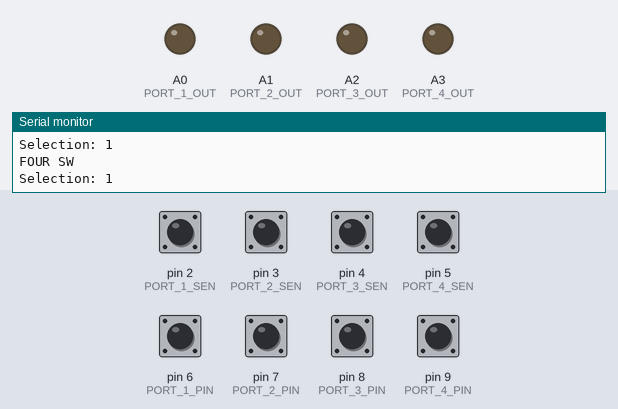
Simulated run of this sketch. Board: Arduino Uno, built with avr-gcc and run on an emulated ATmega328P. On the bench: output pins drawn as LEDs (lit = HIGH), the last lines printed to the serial monitor. The test bench sets the inputs (shaded band); at power-on: pin 2 (PORT_1_SEN), pin 3 (PORT_2_SEN), pin 4 (PORT_3_SEN), pin 5 (PORT_4_SEN), pin 6 (PORT_1_PIN), pin 7 (PORT_2_PIN), pin 8 (PORT_3_PIN), pin 9 (PORT_4_PIN) HIGH.

Above: at 1.2 s.
1.3 s: pin 6 (PORT_1_PIN) pulled LOW for 0.15 s
At 1.57 s:
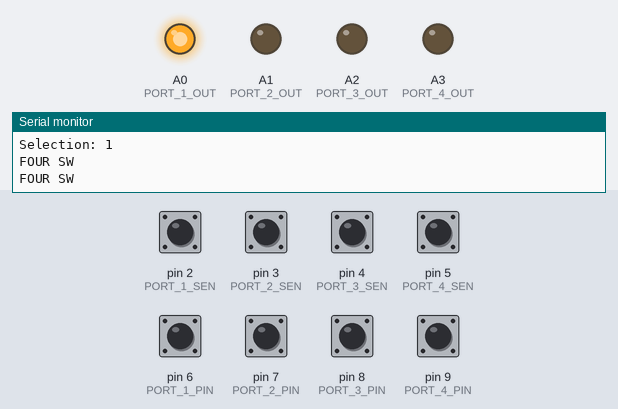
3.1 s: pin 7 (PORT_2_PIN) pulled LOW for 0.15 s
At 3.36 s:
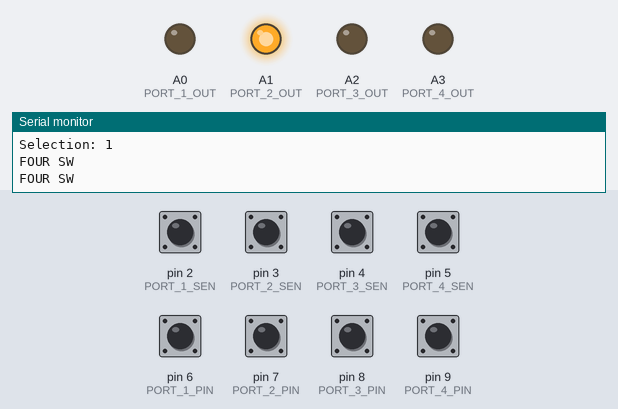
4.9 s: pin 8 (PORT_3_PIN) pulled LOW for 0.15 s
At 5.18 s:
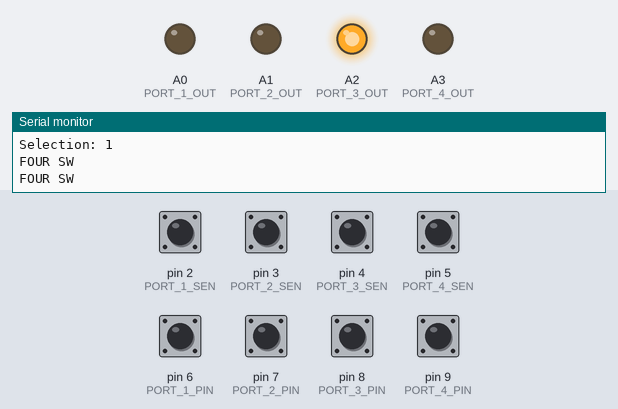
6.7 s: pin 9 (PORT_4_PIN) pulled LOW for 0.15 s
At 6.97 s:
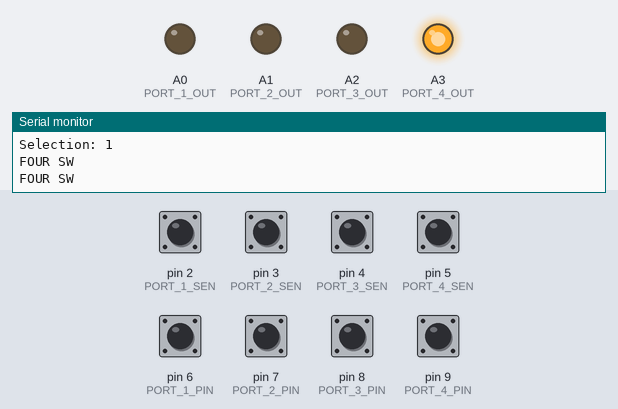
Timing chart, 0 to 9.7 s (numbered marks = the images above; inputs shaded):
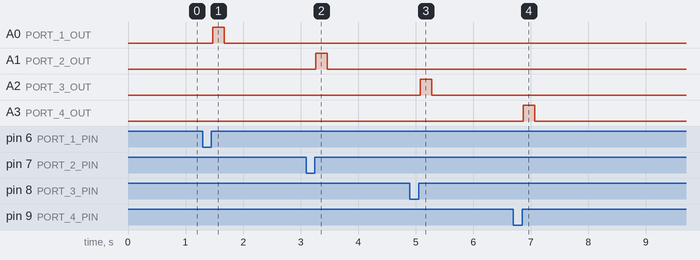

The sketch:

Bed_Controls.ino
```cpp
#include "Button.h"

//Input pins for buttons
#define PORT_1_PIN 6
#define PORT_2_PIN 7
#define PORT_3_PIN 8
#define PORT_4_PIN 9

//Sensing pins for ports
#define PORT_1_SEN 2
#define PORT_2_SEN 3
#define PORT_3_SEN 4
#define PORT_4_SEN 5

//Output pins for buttons
#define PORT_1_OUT A0
#define PORT_2_OUT A1
#define PORT_3_OUT A2
#define PORT_4_OUT A3

#define LED_PIN 10

//Mode indexes
#define ONE_SW 1
#define TWO_SW 2
#define FOUR_SW 3

//How long until a button is considered being held down
#define HOLD_TIME 1000

//How long should the relay be active for a short press
#define PRESS_DELAY 200

//Bed Controller Button Modes
#define FEET_UP 1
#define FEET_DOWN 2
#define HEAD_UP 3
#define HEAD_DOWN 4

#define MAX_FUNCS 4

int mode = 0;
int selection = 1;

//Functions for a hold for the buttons
void oneSWHold(void);
void twoSWHold(void);
void fourSWHold(void);

void unknown(void);
void changed(void);

//Functions for a short press for the buttons
void button1Pressed(void);
void button2Pressed(void);
void button3Pressed(void);
void button4Pressed(void);

void changeSelection(void);
int getOutPin(void);

Button b1 = Button(PORT_1_PIN, button1Pressed, HOLD_TIME);
Button b2 = Button(PORT_2_PIN, button2Pressed, HOLD_TIME);
Button b3 = Button(PORT_3_PIN, button3Pressed, HOLD_TIME);
Button b4 = Button(PORT_4_PIN, button4Pressed, HOLD_TIME);

void setup()
{
  pinMode(PORT_1_PIN, INPUT_PULLUP);
  pinMode(PORT_2_PIN, INPUT_PULLUP);
  pinMode(PORT_3_PIN, INPUT_PULLUP);
  pinMode(PORT_4_PIN, INPUT_PULLUP);
  pinMode(PORT_1_SEN, INPUT_PULLUP);
  pinMode(PORT_2_SEN, INPUT_PULLUP);
  pinMode(PORT_3_SEN, INPUT_PULLUP);
  pinMode(PORT_4_SEN, INPUT_PULLUP);
  pinMode(PORT_1_OUT, OUTPUT);
  pinMode(PORT_2_OUT, OUTPUT);
  pinMode(PORT_3_OUT, OUTPUT);
  pinMode(PORT_4_OUT, OUTPUT);

  mode = getMode();

  Serial.begin(9600);
}

void loop()
{
  char str[100] = "";
  sprintf(str, "Selection: %d", selection);
  Serial.println(str);
  if (getMode() != mode)
  {
    Serial.println("MODE CHANGED!");
    changed();
  }
  else
  {
    if (mode == ONE_SW)
    {
      Serial.println("ONE SW");
      b1.checkForPress();
      oneSWHold();
    }
    else if (mode == TWO_SW)
    {
      Serial.println("TWO SW");
      b1.checkForPress();
      b2.checkForPress();
      twoSWHold();
    }
    else if (mode == FOUR_SW)
    {
      Serial.println("FOUR SW");
      b1.checkForPress();
      b2.checkForPress();
      b3.checkForPress();
      b4.checkForPress();
      fourSWHold();
    }
    else
    {
      Serial.println("UNKNOWN MODE");
      unknown();
    }
  }
}

int getMode(void)
{

  if (digitalRead(PORT_1_SEN) == HIGH && digitalRead(PORT_2_SEN) == LOW && digitalRead(PORT_3_SEN) == LOW && digitalRead(PORT_4_SEN) == LOW)
  {
    return ONE_SW;
  }

  if (digitalRead(PORT_1_SEN) == HIGH && digitalRead(PORT_2_SEN) == HIGH && digitalRead(PORT_3_SEN) == LOW && digitalRead(PORT_4_SEN) == LOW)
  {
    return TWO_SW;
  }

  if (digitalRead(PORT_1_SEN) == HIGH && digitalRead(PORT_2_SEN) == HIGH && digitalRead(PORT_3_SEN) == HIGH && digitalRead(PORT_4_SEN) == HIGH)
  {
    return FOUR_SW;
  }

  return 0;
}

void oneSWHold(void)
{
  //Check for long hold on the button
  if (b1.checkForHold())
  {
    int pin =  getOutPin();
    digitalWrite(pin, HIGH);
  }
  else
  {
    int pin = getOutPin();
    digitalWrite(pin, LOW);
  }
}

void twoSWHold(void)
{

  //Check our activation button is being held
  if (b2.checkForHold() && !b1.checkForHold())
  {
    int pin = getOutPin();
    digitalWrite(pin, HIGH);
  }
  else
  {
    int pin =  getOutPin();
    digitalWrite(pin, LOW);
  }

}

void fourSWHold(void)
{

  //Check if our button is being held and its paired control button isn't being held then write a HIGH to the relay otherwise write a LOW
  if (b1.checkForHold() && !b2.checkForHold())
  {
    digitalWrite(PORT_1_OUT, HIGH);
  }
  else
  {
    digitalWrite(PORT_1_OUT, LOW);
  }

  if (b2.checkForHold() && !b1.checkForHold())
  {
    digitalWrite(PORT_2_OUT, HIGH);
  }
  else
  {
    digitalWrite(PORT_2_OUT, LOW);
  }

  if (b3.checkForHold() && !b4.checkForHold())
  {
    digitalWrite(PORT_3_OUT, HIGH);
  }
  else
  {
    digitalWrite(PORT_3_OUT, LOW);
  }

  if (b4.checkForHold() && !b3.checkForHold())
  {
    digitalWrite(PORT_4_OUT, HIGH);
  }
  else
  {
    digitalWrite(PORT_4_OUT, LOW);
  }

}

void unknown(void)
{
  changed();
}

void changed(void)
{
  digitalWrite(PORT_1_OUT, LOW);
  digitalWrite(PORT_2_OUT, LOW);
  digitalWrite(PORT_3_OUT, LOW);
  digitalWrite(PORT_4_OUT, LOW);

  //Update our rise time so it resets our hold timer. i.e. virtually acting if the action button was released
  b1.updateRiseTime();
  b2.updateRiseTime();
  b3.updateRiseTime();
  b4.updateRiseTime();
}

void button1Pressed(void)
{
  if (getMode() != mode)
  {
    Serial.println("MODE CHANGED!");
    changed();
  }
  else
  {
    if (mode == ONE_SW) //Button 1 is selector button
    {
      Serial.println("ONE SW");
      changeSelection();
    }
    else if (mode == TWO_SW)
    {
      Serial.println("TWO SW");
      changeSelection();
    }
    else if (mode == FOUR_SW) //Button 1 is now activation for pin 1
    {
      Serial.println("FOUR SW");
      digitalWrite(PORT_1_OUT, HIGH);
      delay(PRESS_DELAY);
      digitalWrite(PORT_1_OUT, LOW);
    }
    else
    {
      Serial.println("UNKNOWN MODE");
      unknown();
    }
  }
}

void button2Pressed(void)
{
  if (getMode() != mode)
  {
    Serial.println("MODE CHANGED!");
    changed();
  }
  else
  {
    if (mode == ONE_SW)
    {
      Serial.println("ONE SW");
    }
    else if (mode == TWO_SW) //Button 2 is our activation button in this scenario
    {
      Serial.println("TWO SW");
      int pin =  getOutPin();
      digitalWrite(pin, HIGH);
      delay(PRESS_DELAY);
      digitalWrite(pin, LOW);
    }
    else if (mode == FOUR_SW)
    {
      Serial.println("FOUR SW");
      digitalWrite(PORT_2_OUT, HIGH);
      delay(PRESS_DELAY);
      digitalWrite(PORT_2_OUT, LOW);
    }
    else
    {
      Serial.println("UNKNOWN MODE");
      unknown();
    }
  }
}

void button3Pressed(void)
{
  if (getMode() != mode)
  {
    Serial.println("MODE CHANGED!");
    changed();
  }
  else
  {
    if (mode == ONE_SW) //Does not exist in this scenario
    {
      Serial.println("ONE SW");
    }
    else if (mode == TWO_SW)
    {
      Serial.println("TWO SW");
    }
    else if (mode == FOUR_SW)
    {
      Serial.println("FOUR SW");
      digitalWrite(PORT_3_OUT, HIGH);
      delay(PRESS_DELAY);
      digitalWrite(PORT_3_OUT, LOW);
    }
    else
    {
      Serial.println("UNKNOWN MODE");
      unknown();
    }
  }
}

void button4Pressed(void)
{
  if (getMode() != mode)
  {
    Serial.println("MODE CHANGED!");
    changed();
  }
  else
  {
    if (mode == ONE_SW) //Does not exist in this scenario
    {
      Serial.println("ONE SW");
    }
    else if (mode == TWO_SW)
    {
      Serial.println("TWO SW");
    }
    else if (mode == FOUR_SW)
    {
      Serial.println("FOUR SW");
      digitalWrite(PORT_4_OUT, HIGH);
      delay(PRESS_DELAY);
      digitalWrite(PORT_4_OUT, LOW);
    }
    else
    {
      Serial.println("UNKNOWN MODE");
      unknown();
    }
  }
}

void changeSelection(void)
{
  if (selection == MAX_FUNCS )
  {
    selection = 1;
  }
  else
  {
    selection++;
  }

  //As this method can be called from an interrupt we want to set all the pins to LOW incase the person changes selection while holding a button down
  changed();
}

int getOutPin(void)
{
  switch (selection)
  {
    case 1:
      return PORT_1_OUT;
      break;

    case 2:
      return PORT_2_OUT;
      break;
    case 3:
      return PORT_3_OUT;
      break;
    case 4:
      return PORT_4_OUT;
      break;
  }
}
```

Button.cpp
```cpp
#include "arduino.h"
#include "Button.h"

#define DEBOUNCE_TIME 10
#define OVERFLOW_TIME 20000
#define MICROS_OVERFLOW 0xFFFFFFFF

Button::Button(int myPin, void (*myShortDetectedFunc)(), int myHoldTime)
{

  pin = myPin;
  holdTime = myHoldTime;
  shortDetectedFunc = myShortDetectedFunc;

  currentPinState = digitalRead(myPin);
}


void Button::updateHoldTime(int newHoldTime)
{
  holdTime = newHoldTime;
}

void Button::updateRiseTime(void)
{
    riseEventTime = micros() / 1000;
}

boolean Button::checkForHold()
{
  unsigned long currentTime = micros() / 1000;

  if (fallEventTime > riseEventTime)
  {
    if (currentPinState == 0 && digitalRead(pin) == 0)
    {
      if ( (currentTime - fallEventTime) > DEBOUNCE_TIME )
      {

        if ( (currentTime - fallEventTime) > OVERFLOW_TIME )
        {
          pressTime = MICROS_OVERFLOW / 1000 - fallEventTime + currentTime;
        }
        else
        {
          pressTime = currentTime - fallEventTime;
        }

        if ( pressTime >= holdTime )
        {
          return true;
        }
      }
    }
  }

  currentPinState = digitalRead(pin);

  return false;
}

void Button::checkForPress()
{
  if ( currentPinState == 1 && (currentPinState != digitalRead(pin)) )
  {

    fallEventTime = micros() / 1000;
    currentPinState = digitalRead(pin);
  }

  else if ( currentPinState == 0 && (currentPinState != digitalRead(pin)) )
  {
    riseEventTime = micros() / 1000;
    currentPinState = digitalRead(pin);

    if ( (riseEventTime - fallEventTime) > DEBOUNCE_TIME )
    {

      if ( (riseEventTime - fallEventTime) > OVERFLOW_TIME )
      {
        pressTime = MICROS_OVERFLOW / 1000 - fallEventTime + riseEventTime;
      }
      else
      {
        pressTime = riseEventTime - fallEventTime;
      }

      if ( pressTime < holdTime )
      {
        shortDetectedFunc();
      }
    }
  }
}
```

Button.h
```cpp
#ifndef buttonDetect_h
#define buttonDetect_h

//#include "arduino.h"

class Button
{

  protected:
    void (*shortDetectedFunc)();
    volatile unsigned long fallEventTime = 0;
    volatile unsigned long riseEventTime = 0;
    int pin;
    int pressTime;
    bool currentPinState;
    int holdTime;

  public:
    Button (int myPin, void (*myShortDetectedFunc)(), int myHoldTime );
    void updateHoldTime (int newHoldTime);
    boolean checkForHold(void);
    void checkForPress(void);
    void updateRiseTime(void);

};
#endif
```

Measured:
- after the input at 1.3 s, A0 (PORT_1_OUT): LOW → HIGH after 0.17 s, → LOW 0.20 s later
- after the input at 3.1 s, A1 (PORT_2_OUT): LOW → HIGH after 0.17 s, → LOW 0.20 s later
- after the input at 4.9 s, A2 (PORT_3_OUT): LOW → HIGH after 0.18 s, → LOW 0.20 s later
- after the input at 6.7 s, A3 (PORT_4_OUT): LOW → HIGH after 0.17 s, → LOW 0.20 s later
